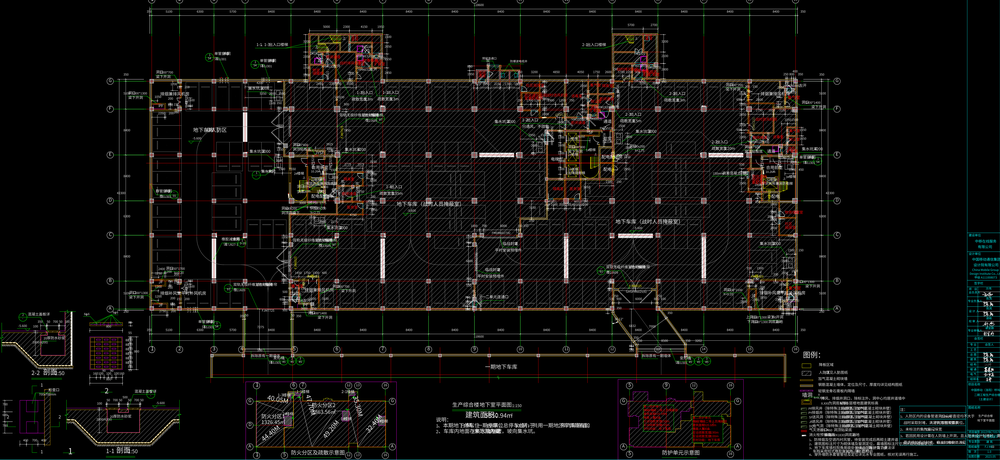
#> input picture cad-ai-project/storage/images/basement_plan.png, 1000 x 460 px, shrunk from 9216 x 4239 before the run
$ python -i dxf2image.py   (imports and definitions only)
#> lines starting #> are read from the running program, lines starting #| are printed output that depends on the picture
#> further down, picture is the input picture: PIL image 1000x460 RGBA; mean R, G, B, A 17.8, 16.4, 14.5, 255
import ezdxf
import sys
import argparse
import os
import io
import json
import numpy as np
import cv2
from PIL import Image
from concurrent.futures import ProcessPoolExecutor, as_completed
from tqdm import tqdm

from ezdxf.addons.drawing import Frontend, RenderContext, pymupdf, layout, config
from ezdxf import bbox
from ezdxf.math import BoundingBox

# ============================================================
# Utility Functions
# ============================================================

# [136 lines left out: functions convert_numpy_types, get_text_extents, calculate_text_specific_transform, get_dxf_extents, extract_annotations, crop_image_whitespace, not called in this run]

def crop_image_magenta(pil_image, padding=50):
    """Crop an image by preserving magenta-framed regions and removing outside areas."""
#> called with padding = 50
    image = pil_image.convert("RGB")
    image_np = np.array(image)

    hsv = cv2.cvtColor(image_np, cv2.COLOR_RGB2HSV)
#> hsv: shape (460, 1000, 3); mean H, S, V 12, 36.4, 19.5
    lower_magenta = np.array([50, 50, 50])
    upper_magenta = np.array([179, 255, 255])
    mask = cv2.inRange(hsv, lower_magenta, upper_magenta)
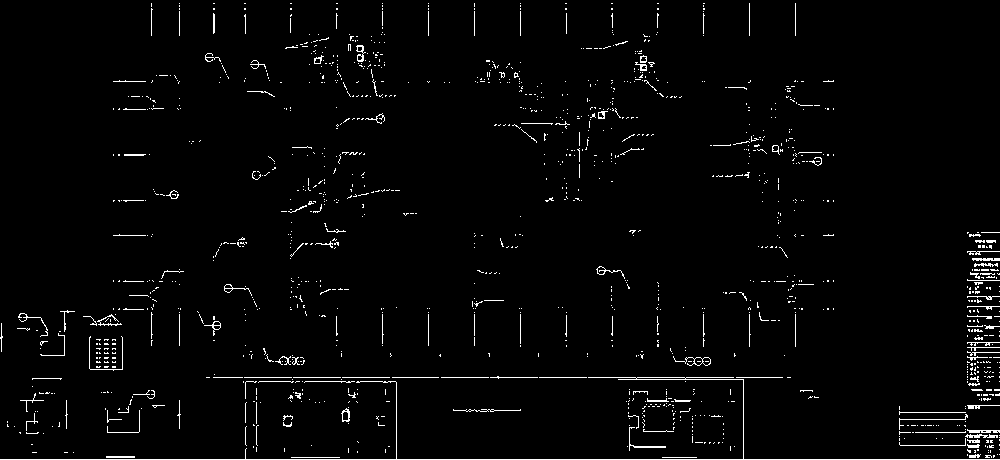
#> mask: shape (460, 1000); 2.4% white in thin lines or dots

    if not np.any(mask):
        return image, (0, 0, image.width, image.height)

    coords = np.argwhere(mask > 0)
#> coords = 10916 pairs, first value 3 to 459, second value 0 to 999
    y0, x0 = coords.min(axis=0)
#> y0 = 3; x0 = 0
    y1, x1 = coords.max(axis=0) + 1
#> y1 = 460; x1 = 1000

    x0 = max(0, x0 - padding)
    y0 = max(0, y0 - padding)
#> y0 = 0
    x1 = min(image.width, x1 + padding)
    y1 = min(image.height, y1 + padding)

    return image.crop((x0, y0, x1, y1)), (x0, y0, x1, y1)

# ============================================================
# Coordinate Transformation Functions
# ============================================================

# [202 lines left out: functions image_to_dxf_coords, dxf_to_image_coords, export_to_png, process_single_file, main, not called in this run]

# [2 lines not run here, left out]

>>> from PIL import Image
>>> picture = Image.open('cad-ai-project/storage/images/basement_plan.png')
>>> result = crop_image_magenta(picture)
